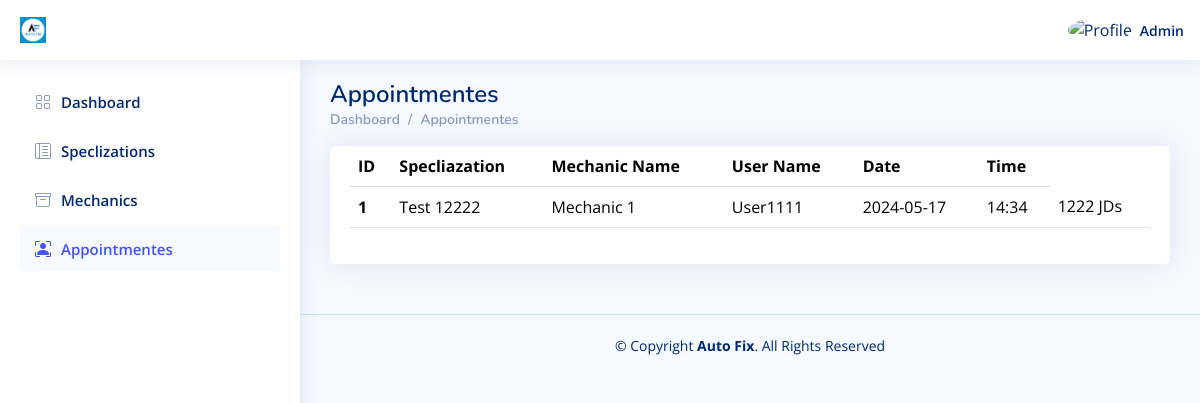
/Admin_Dashboard/Appointmentes.php (signed in), run on the app's committed database.
### tables this page shows
CREATE TABLE `users` (
  `id` int(11) NOT NULL,
  `specalization_id` int(11) DEFAULT NULL,
  `location_id` int(11) DEFAULT NULL,
  `type` varchar(191) NOT NULL,
  `name` varchar(191) NOT NULL,
  `email` varchar(191) NOT NULL,
  `phone` varchar(191) NOT NULL,
  `password` varchar(191) NOT NULL,
  `total_rate` double NOT NULL DEFAULT 0,
  `active` tinyint(1) NOT NULL DEFAULT 1,
  `created_at` datetime NOT NULL DEFAULT current_timestamp()
);

CREATE TABLE `appointmentes` (
  `id` int(11) NOT NULL,
  `specialization_id` int(11) NOT NULL,
  `mechanic_id` int(11) NOT NULL,
  `customer_id` int(11) NOT NULL,
  `date` varchar(191) NOT NULL,
  `time` varchar(191) NOT NULL,
  `price` double DEFAULT NULL,
  `status` varchar(191) NOT NULL DEFAULT 'PENDING',
  `created_at` datetime NOT NULL DEFAULT current_timestamp()
);

CREATE TABLE `specliazations` (
  `id` int(11) NOT NULL,
  `name` varchar(191) NOT NULL,
  `active` tinyint(1) NOT NULL DEFAULT 1,
  `created_at` datetime NOT NULL DEFAULT current_timestamp()
);

### Admin_Dashboard/Appointmentes.php (the view, shortened to what this page needs)
<?php
include "../Connect.php";
$A_ID = $_SESSION['A_Log'];
if (!$A_ID) {
    echo '<script language="JavaScript">
     document.location="../Mechanic_Login.php";
    </script>';
} else {
    $sql1 = mysqli_query($con, "select * from users where id='$A_ID'");
    $row1 = mysqli_fetch_array($sql1);
    $name = $row1['name'];
}
?>
<!DOCTYPE html>
<html lang="en">
  <head>
    <link
      href="../assets/vendor/bootstrap/css/bootstrap.min.css"
      rel="stylesheet"
    />
    <link
      href="../assets/vendor/bootstrap-icons/bootstrap-icons.css"
      rel="stylesheet"
    />
    <link href="../assets/vendor/boxicons/css/boxicons.min.css" rel="stylesheet" />
    <link href="../assets/vendor/quill/quill.snow.css" rel="stylesheet" />
    <link href="../assets/vendor/quill/quill.bubble.css" rel="stylesheet" />
    <link href="../assets/vendor/remixicon/remixicon.css" rel="stylesheet" />
    <link href="../assets/vendor/simple-datatables/style.css" rel="stylesheet" />
    <link href="../assets/css/style.css" rel="stylesheet" />
  </head>
  <body>
    <header id="header" class="header fixed-top d-flex align-items-center">
      <div class="d-flex align-items-center justify-content-between">
        <a href="index.html" class="logo d-flex align-items-center">
          <img src="../assets/img/logo.jpeg" alt="" />
        </a>
      </div>
      <nav class="header-nav ms-auto">
        <ul class="d-flex align-items-center">
          <li class="nav-item dropdown pe-3">
            <a
              class="nav-link nav-profile d-flex align-items-center pe-0"
              href="#"
              data-bs-toggle="dropdown"
            >
              <img
                src="https://www.computerhope.com/jargon/g/guest-user.png"
                alt="Profile"
                class="rounded-circle"
              />
              <span class="d-none d-md-block ps-2"><?php echo $name ?></span> </a
            >
          </li>
        </ul>
      </nav>
    </header>
    <?php require './Aside-Nav/Aside.php'?>
    <main id="main" class="main">
      <div class="pagetitle">
        <h1>Appointmentes</h1>
        <nav>
          <ol class="breadcrumb">
            <li class="breadcrumb-item"><a href="index.html">Dashboard</a></li>
            <li class="breadcrumb-item">Appointmentes</li>
          </ol>
        </nav>
      </div>
      <section class="section">
        <div class="row">
          <div class="col-lg-12">
            <div class="card">
              <div class="card-body">
                <table class="table datatable">
                  <thead>
                    <tr>
                      <th scope="col">ID</th>
                      <th scope="col">Specliazation</th>
                      <th scope="col">Mechanic Name</th>
                      <th scope="col">User Name</th>
                      <th scope="col">Date</th>
                      <th scope="col">Time</th>
                    </tr>
                  </thead>
                  <tbody>
<?php
$sql1 = mysqli_query($con, "SELECT * from appointmentes ORDER BY id DESC");
while ($row1 = mysqli_fetch_array($sql1)) {
    $appointment_id = $row1['id'];
    $customer_id = $row1['customer_id'];
    $mechanic_id = $row1['mechanic_id'];
    $specialization_id = $row1['specialization_id'];
    $date = $row1['date'];
    $time = $row1['time'];
    $price = $row1['price'];
    $sql2 = mysqli_query($con, "SELECT * from users WHERE id = '$customer_id'");
    $row2 = mysqli_fetch_array($sql2);
    $user_name = $row2['name'];
    $sql3 = mysqli_query($con, "SELECT * from users WHERE id = '$mechanic_id'");
    $row3 = mysqli_fetch_array($sql3);
    $mechanic_name = $row3['name'];
    $sql4 = mysqli_query($con, "SELECT * from specliazations WHERE id = '$specialization_id'");
    $row4 = mysqli_fetch_array($sql4);
    $specliazation = $row4['name'];
    ?>
                    <tr>
                      <th scope="row"><?php echo $appointment_id ?></th>
                      <td><?php echo $specliazation ?></td>
                      <td><?php echo $mechanic_name ?></td>
                      <td><?php echo $user_name ?></td>
                      <td><?php echo $date ?></td>
                      <td><?php echo $time ?></td>
                      <td><?php echo $price ?> JDs</td>
                    </tr>
<?php
}?>
                  </tbody>
                </table>
              </div>
            </div>
          </div>
        </div>
      </section>
    </main>
    <footer id="footer" class="footer">
      <div class="copyright">
        &copy; Copyright <strong><span>Auto Fix</span></strong
        >. All Rights Reserved
      </div>
    </footer>
  </body>
</html>

### assets/css/style.css (style rules this page uses)
:root { scroll-behavior: smooth; }
body { font-family: "Open Sans", sans-serif; background: #f6f9ff; color: #444444; }
a { color: #4154f1; text-decoration: none; }
h1, h2, h3, h4, h5, h6 { font-family: "Nunito", sans-serif; }
#main { margin-top: 60px; padding: 20px 30px; transition: all 0.3s; }
.pagetitle { margin-bottom: 10px; }
.pagetitle h1 { font-size: 24px; margin-bottom: 0; font-weight: 600; color: #012970; }
.card { margin-bottom: 30px; border: none; border-radius: 5px; box-shadow: 0px 0 30px rgba(1, 41, 112, 0.1); }
.card-body { padding: 0 20px 20px 20px; }
.breadcrumb { font-size: 14px; font-family: "Nunito", sans-serif; color: #899bbd; font-weight: 600; }
.breadcrumb a { color: #899bbd; transition: 0.3s; }
.breadcrumb .breadcrumb-item::before { color: #899bbd; }
.logo { line-height: 1; }
@media (min-width: 1200px) { .logo { width: 280px; } }
.logo img { max-height: 26px; margin-right: 6px; }
.header { transition: all 0.5s; z-index: 997; height: 60px; box-shadow: 0px 2px 20px rgba(1, 41, 112, 0.1); background-color: #fff; padding-left: 20px; }
.header-nav ul { list-style: none; }
.header-nav>ul { margin: 0; padding: 0; }
.header-nav .nav-profile { color: #012970; }
.header-nav .nav-profile img { max-height: 36px; }
.header-nav .nav-profile span { font-size: 14px; font-weight: 600; }
@media (min-width: 1200px) { #main, #footer { margin-left: 300px; } }
.footer { padding: 20px 0; font-size: 14px; transition: all 0.3s; border-top: 1px solid #cddfff; }
.footer .copyright { text-align: center; color: #012970; }

### data on the page
users: name "Admin"
appointmentes: id "1", specialization.name "Test 12222", users.name "Mechanic 1", users.name "User1111", date "2024-05-17", time "14:34", price "1222"
